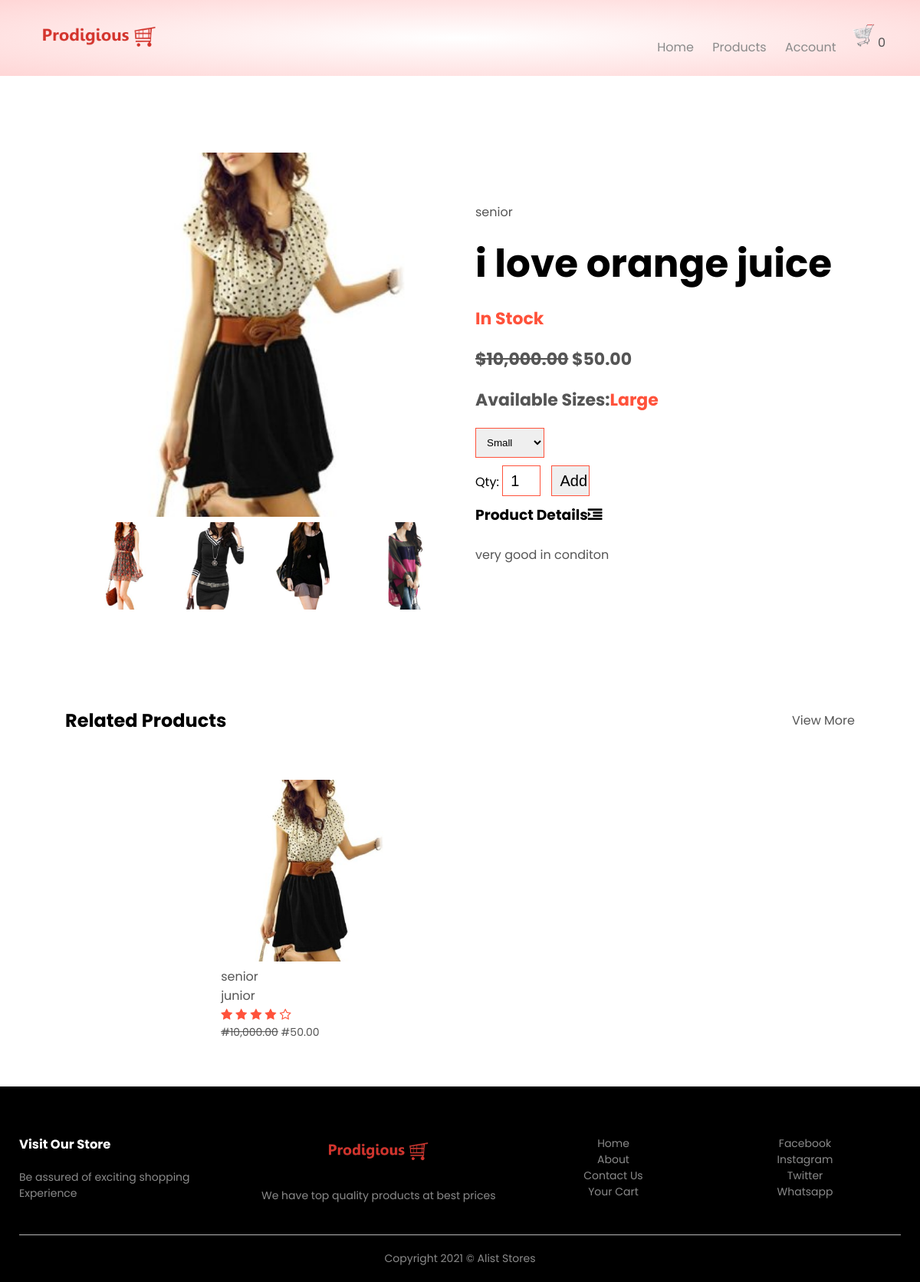
Page /product_details/1/senior on the committed database.
### home/models.py (models this page shows, shortened)
class Setting(models.Model):
    STATUS =(
        ('True', 'True'),
        ('False', 'False'),
    )
    title = models.CharField(max_length=100)
    keywords = models.CharField(max_length=255)
    desscription = models.CharField(max_length=255, null=True)
    company = models.CharField(max_length=50, null=True)
    address = models.CharField(max_length=100)
    phone = models.CharField(null=True, max_length=15)
    email = models.CharField(blank=True, max_length=50)
    icon = models.ImageField(blank=True, null=True, upload_to='images/')
    logo = models.ImageField(blank=True, null=True, upload_to='images/')
    cart_icon = models.ImageField(blank=True, null=True, upload_to='images/')
    menu_icon = models.ImageField(blank=True, null=True, upload_to='images/')
    facebook = models.CharField(blank=True, max_length=50)
    instagram = models.CharField(blank=True, max_length=50)
    twitter = models.CharField(blank=True, max_length=50)
    created_at = models.DateTimeField(auto_now_add=True)
    about = RichTextUploadingField(blank=True)
    about2 = RichTextUploadingField(blank=True, default='About')
    contact = RichTextUploadingField(blank=True)
    status = models.CharField(max_length=10, choices=STATUS)

### product/models.py (models this page shows, shortened)
class Product(models.Model):
    STATUS =(
        ('True', 'True'),
        ('False', 'False'),
    )
    AVAILABLE =(
        ('In Stock', 'In Stock'),
        ('Out Of Stock', 'Out Of Stock'),
        ('ReStocked', 'ReStocked'),
    )
    category = models.ForeignKey(Category, on_delete=models.CASCADE)
    title = models.CharField(max_length=150, blank=True)
    keywords = models.CharField(max_length=255)
    description = models.CharField(max_length=255)
    image= models.ImageField(blank=True, upload_to='images/')
    price = models.FloatField(null=True, blank=True)
    sizes = models.CharField(max_length=30, null=True, default='Large')
    discount_price= models.FloatField(blank=True, null=True)
    available= models.CharField(choices=AVAILABLE, max_length=15, default='In Stock')
    quantity_instock = models.IntegerField(null=True, blank=True, default=1000)
    minquantity = models.IntegerField(blank=True)
    amount = models.IntegerField(null=True, blank=True)
    status = models.CharField(max_length=10, choices=STATUS)
    slug = models.SlugField(null=False, unique=True)
    created_at = models.DateTimeField(auto_now_add=True)
    updated_at = models.DateTimeField(auto_now=True)
    featured = models.BooleanField(blank=True)
    latest = models.BooleanField(blank=True)
    banner = models.BooleanField(blank=True)
    offer = models.BooleanField(blank=True)
    detail = RichTextUploadingField()
    def image_tag(self):
        return mark_safe('<img src="{}" height="50"/>'.format(self.image.url))
    image_tag.short_description = 'Image'

class Images(models.Model):
    product=models.ForeignKey(Product,on_delete=models.CASCADE, blank=True)
    image= models.ImageField(blank=True, upload_to='images/')

class Category(models.Model):
    STATUS =(
        ('True', 'True'),
        ('False', 'False'),
    )
    title = models.CharField(max_length=150)
    image = models.ImageField(blank=True, upload_to='images/')
    status = models.CharField(max_length=10, choices=STATUS)
    slug = models.SlugField(null=False, unique=True)
    created_at = models.DateTimeField(auto_now_add=True)
    def __str__(self):
        return self.title

### home/views.py (the view)
# urls.py: path('product_details/<str:id>/<slug:slug>', views.product_details, name='product_details'),
def product_details(request,id,slug):
            setting= Setting.objects.get(pk=1)
            category = Category.objects.all()
            products = Product.objects.filter(category_id=id)
            product = Product.objects.get(pk=id)
            images = Images.objects.filter(product_id=id)
            context={
                'setting': setting,
                'category':category,
                'products' : products,
                'product' : product,
                'images' :images,
            }
            return render(request,'product-details.html', context)

### home/templates/product-details.html (shortened to what this page needs)
{% extends 'base.html' %}
{% load humanize %}
{% block header %} {% include "prod-header.html" %} {% endblock header %}
{% block content %}
    <div class="small-container single-product">
        <div class="row">
            <div class="col-2">
                <img src="{{product.image.url}}" width="100%" id="ProductImg">
                <div class="small-img-row">
                    {% if images %}
                        {% for item in images %}
                            <div class="small-img-col">
                                <img src="{{item.image.url}}" width="100%" class="SmallImg">
                            </div>
                        {% endfor %}
                    {% endif %}
                </div>
            </div>
            <div class="col-2">
                <p>{{product.title}}</p>
                <h1>{{product.description}}</h1>
                <h4><span style="color: #ff523b;">{{product.available}}</span></h4>
                <h4>
                    {% if product.discount_price %}
                        <del>${{product.price | floatformat:2 | intcomma}}</del>
                        <span>${{ product.discount_price| floatformat:2 | intcomma }}</span>
                    {% else %}
                        <span>${{ product.price| floatformat:2 | intcomma }}</span>
                    {% endif %}
                </h4>
                <h4><strong>Available Sizes:</strong><span style="color: #ff523b;">{{product.sizes}}</span></h4>
                <form  action="" method="POST">
                    <select name="size">
                        <option value="Small">Small</option>
                    </select>
                    <label>Qty:</label>
                    <input type="number" name="quantity" value="1" min="{{product.minquantity}}" max="{{product.quantity_instock}}">
                    <input type="submit" class="buttons" value="Add To Cart">
                </form>
                <h3>Product Details<i class="fa fa-indent"></i></h3>
                <br>
                <p>{{product.detail|safe}}</p>
            </div>
        </div>
    </div>
    <div class="small-container">
        <div class="row row-2">
            <h2>Related Products</h2>
            <a href="{% url 'category' %}"><p>View More</p></a>
        </div>
    </div>
    <div class="small-container">
        <div class="row">
            {% if products %}
                {% for item in products %}
                    <div class="col-4">
                        <a href="{% url 'product_details' item.id item.slug %}"><img src="{{ item.image.url}}"></a>
                        <a href="{% url 'product_details' item.id item.slug %}"><h4>{{item.title}}</h4></a>
                        <a href="{% url 'product_details' item.id item.slug %}" class="category">{{item.category}}</a>
                        <div class="rating">
                            <i class="fa fa-star"></i>
                            <i class="fa fa-star"></i>
                            <i class="fa fa-star"></i>
                            <i class="fa fa-star"></i>
                            <i class="fa fa-star-o"></i>
                        </div>
                        <p class="price">
                            {% if item.discount_price %}
                                <del>#{{item.price | floatformat:2 | intcomma}}</del>
                                <span>#{{ item.discount_price | floatformat:2 | intcomma }}</span>
                            {% else %}
                                <span>#{{ item.price | floatformat:2 | intcomma}}</span>
                            {% endif %}
                        </p>
                    </div>
                {% endfor %}
            {% endif %}
    </div>
</div>
    {% endblock content %}
    {% block footer %}  {% include "footer.html" %} {% endblock footer %}

### home/templates/prod-header.html (shortened to what this page needs)
<div class="headermain">
    <div class="container">
        <div class="header">
            <div class="logo">
                <a href="{% url 'index' %}"><img src="{{setting.logo.url}}" alt="company logo here"></a>
            </div>
            <div class="navbar">
                <ul id="MenuItems">
                        <li><a href="{% url 'index' %}">Home</a></li>
                        <li><a href="{% url 'category' %}">Products</a></li>
                    {% if user.id is not None %}
                        <li><a href=""><img src="{{profile.image.url}}" alt="" style="border-radius: 30px; height:40px"></a></li>
                        <li>
                           welcome!<a href="">
                                {% if request.user.first_name %}
                                    <p><strong> {{request.user.first_name}}</strong></p>
                                {% else %}
                                    <p><strong>{{request.user.username}}</strong></p>
                                {% endif %}
                           </a>
                        <li><a href="">Logout</a></li>
                        <li><a href="">Change Password</a></li>
                    {% else %}
                        <li><a href="">Account</a></li>
                    {% endif %}
                </ul>
            </div>
            <a href=""><img src="{{setting.cart_icon.url}}" alt="shop cart" width="30px" height="30px">
                {% if itemcount > 0 %}
                    <span class="badge red z-depth-1 mr-1">{{ itemcount }}</span>
                {% else %}
                    <span class="badge red z-depth-1 mr-1">0</span>
                {% endif %}
            </a>
        </div>
    </div>
</div>

### home/templates/footer.html
<div class="footer">
    <div class="container">
        <div class="row">
            <div class="footer-col-1">
                <h3>Visit Our Store</h3>
                <p>Be assured of exciting shopping Experience </p>
            </div>
            <div class="footer-col-2">
                <img src="{{setting.logo.url}}">
                <p>We have top quality products at best prices</p>
            </div>
            <div class="footer-col-3">
                <ul>
                    <li><a href="{% url 'index' %}">Home</a></li>
                    <li><a href="{% url 'about' %}">About</a></li>
                    <li><a href="{% url 'contact' %}">Contact Us</a></li>
                    <li><a href="cart.html">Your Cart</a></li>
                </ul>
            </div>
            <div class="footer-col-4">
                <ul>
                    <li><a href="">Facebook</a></li>
                    <li><a href="">Instagram</a></li>
                    <li><a href="">Twitter</a></li>
                    <li><a href="">Whatsapp</a></li>
                </ul>
            </div>
        </div>
        <hr>
        <p class="copyright">Copyright 2021 &copy; Alist Stores</p>
    </div>
</div>

### home/static/css/main.css (style rules this page uses)
* { padding: 0; margin: 0; box-sizing: border-box; }
body { font-family: 'Poppins', sans-serif; }
.headermain { background: radial-gradient(#fff, #ffd6d6); }
.container { max-width: 1300px; margin: auto; padding: 0 25px; }
.header { display: flex; align-items: center; padding: 20px; }
.logo { width: 100px; }
.logo img { width: 170px; }
.navbar { flex: 1; text-align: right; }
.navbar li { display: inline-block; margin-right: 20px; }
a { text-decoration: none; color: #555; }
p { color: #555; }
.row { display: flex; align-items: center; flex-wrap: wrap; justify-content: space-around; }
.col-2 { flex-basis: 50%; min-width: 300px; }
.col-2 img { max-width: 100%; padding: 50px 0; }
.col-2 h1 { font-size: 50px; line-height: 60px; margin: 25px 0; }
.small-container { max-width: 1080px; margin: auto; padding: 0 25px; }
.col-4 { flex-basis: 25%; padding: 10px; min-width: 200px; margin-bottom: 50px; transition: transform 0.5s; }
.col-4 img { width: 100%; }
h4 { color: #555; font-weight: normal; }
.col-4 p { font-size: 14px; }
.rating .fa { color: #ff523b; }
.footer { background: black; color: #8a8a8a; font-size: 14px; padding: 60px 0 20px; }
.footer p { color: #8a8a8a; }
.footer h3 { color: white; margin-bottom: 20px; }
.footer-col-1, .footer-col-2, .footer-col-3, .footer-col-4 { min-width: 250px; margin-bottom: 20px; }
.footer-col-1 { flex-basis: 25%; }
.footer-col-2 { flex: 1; text-align: center; }
.footer-col-2 img { width: 150px; margin-bottom: 20px; }
.footer-col-3, .footer-col-4 { flex-basis: 20%; text-align: center; }
ul { list-style-type: none; }
ul a { text-decoration: none; color: #8a8a8a; }
.footer hr { border: none; background: #b5b5b5; height: 1px; margin: 20px 0; }
.copyright { text-align: center; }
.row-2 { justify-content: space-between; margin: 100px auto 50px; }
select { border: 1px solid #ff523b; padding: 5px; }
.single-product { margin-top: 80px; }
.single-product .col-2 { padding: 20px; }
.single-product .col-2 img { padding: 0; }
.single-product h4 { margin: 20px 0; font-size: 22px; font-weight: bold; }
.single-product select { display: block; padding: 10px; margin-top: 20px; }
.single-product input { width: 50px; height: 40px; padding-left: 10px; font-size: 20px; margin-right: 10px; border: 1px solid #ff523b; }
.small-img-row { display: flex; justify-content: space-between; }
.small-img-col { flex-basis: 24%; cursor: pointer; }
form input { width: 100%; height: 30px; margin: 10px 0; padding: 0 10px; border: 1px solid #ccc; }

### rows in the picture
Setting: logo (picture), cart_icon (picture)
Product: image (picture), title "senior", description "i love orange juice", available "In Stock", price "10,000.00", discount_price "50.00", sizes "Large", detail "very good in conditon", category "junior"
Images: image (picture)
Images: image (picture)
Images: image (picture)
Images: image (picture)
